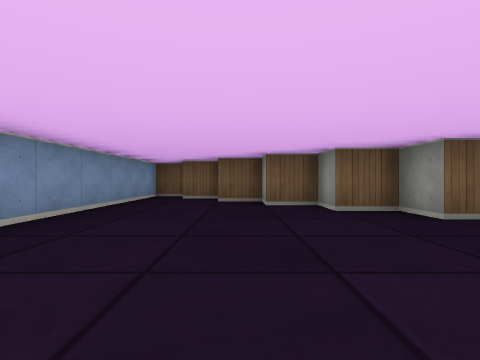
[1] (above)

12 first-person views from a walk through a cub3D level. The camera is about half as high as the walls, looks level and sees 80° across. The floor is counted in squares. Each view is taken from the middle of a square. On the plan, view 1 faces up. The plan holds only what a view shows up to about 9 squares ahead; the rest is blank.

[2]
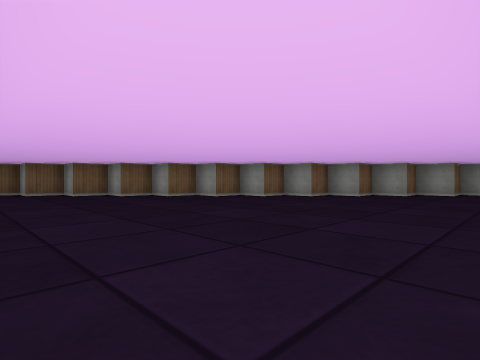

[3]
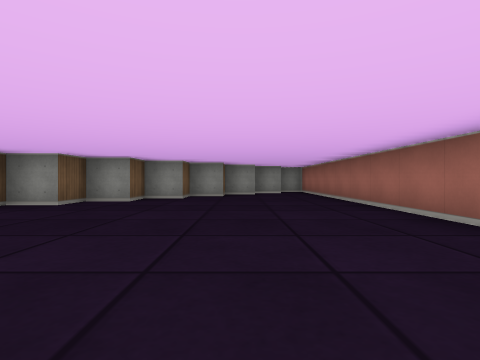

[4]
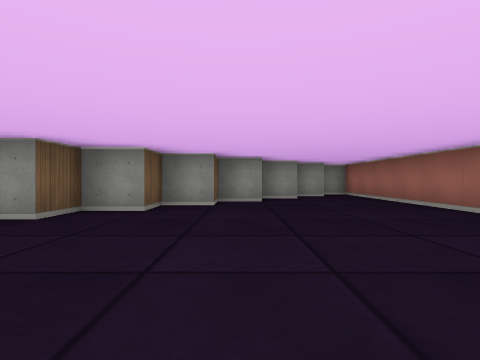

[5]
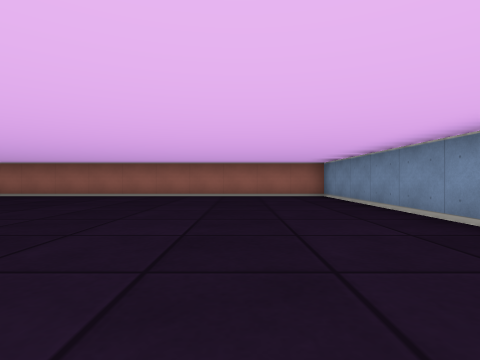

[6]
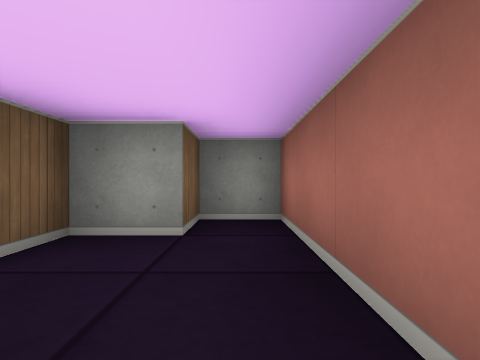

[7]
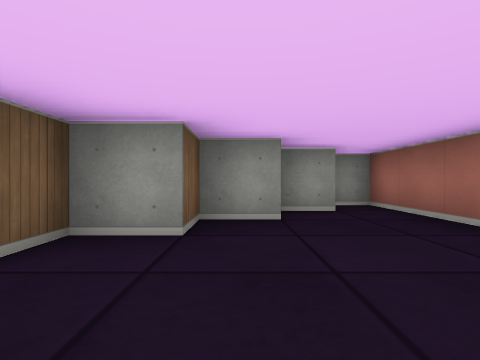

[8]
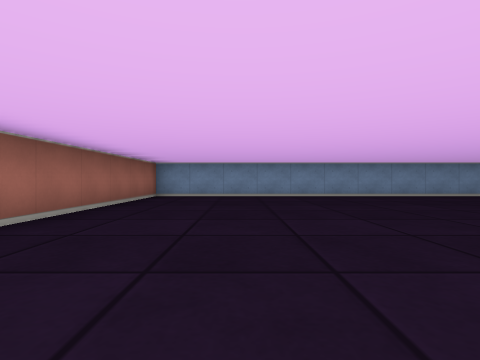

[9]
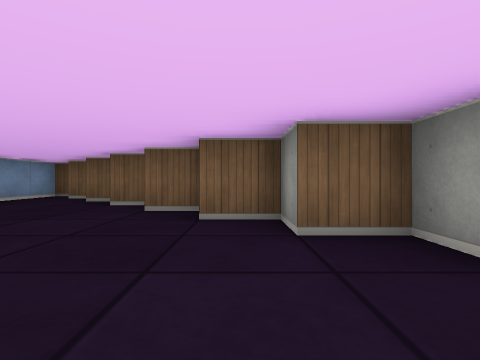

[10]
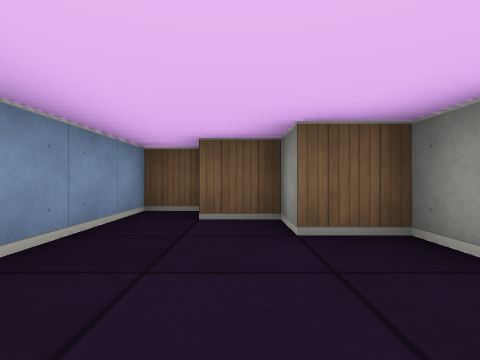

[11]
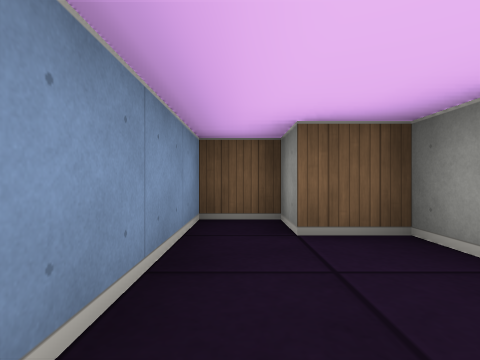

[12]
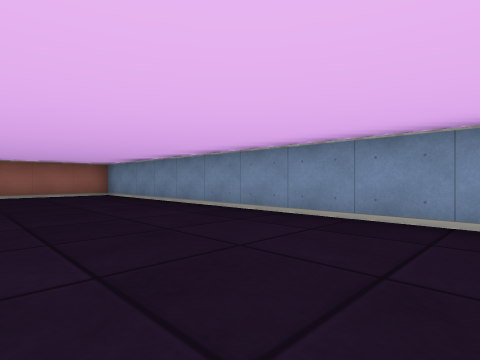

### Floor plan
Points are (right, up) in squares from view 1. A wall is a line through its corners. A room is listed if a view was taken in it or the views show most of it. See-through windows are left out.
Room 1 (views 1, 2, 3, 4, 5, 6, 7, 8, 9, 10, 11, 12)
walls: (3.5, 2.5) (3.5, 3.5) (2.5, 3.5) (2.5, 4.5) (1.5, 4.5) (1.5, 5.5) (0.5, 5.5) (0.5, 6.5) (-0.5, 6.5) (-0.5, 7.5) (-1.5, 7.5) (-1.5, 8.5) (-2.5, 8.5) (-2.5, -4.5) (10.5, -4.5) (10.5, -3.5) (9.5, -3.5) (9.5, -2.5) (8.5, -2.5) (8.5, -1.5) (7.5, -1.5) (7.5, -0.5) (6.5, -0.5) (6.5, 0.5) (5.5, 0.5) (5.5, 1.5) (4.5, 1.5) (4.5, 2.5) (3.5, 2.5)

Where each view was taken, in squares from view 1:
view 1: 0 up, 0 right, facing up
view 2: 4 down, 2 left, facing up-right
view 3: 2 down, 1 left, facing right
view 4: 1 down, 1 right, facing right
view 5: 4 up, 0 right, facing down
view 6: 4 down, 7 right, facing right
view 7: 2 down, 5 right, facing right
view 8: 2 down, 6 right, facing left
view 9: 0 up, 3 right, facing up
view 10: 4 up, 1 left, facing up
view 11: 5 up, 2 left, facing up
view 12: 5 up, 1 right, facing down-left
